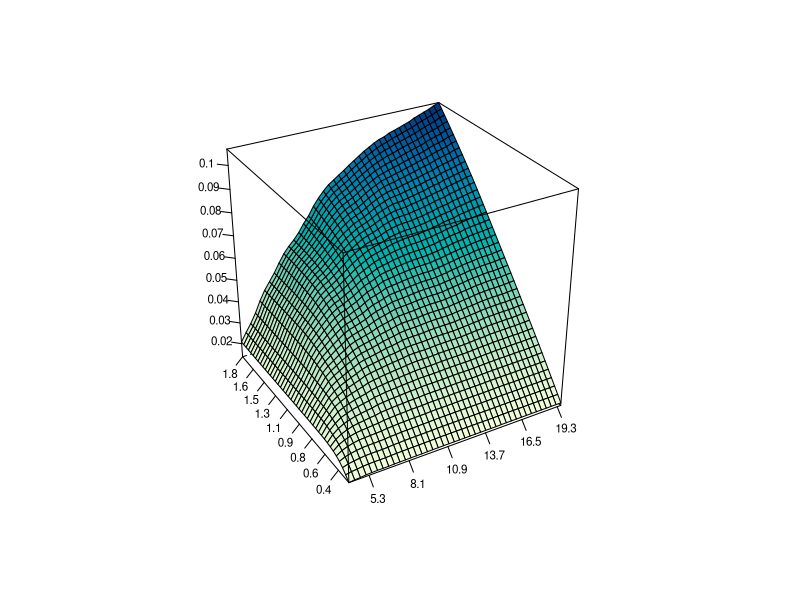

Write the R code that produced this figure.
#----------------------------------------------------------------------------
# Book:         STF
#----------------------------------------------------------------------------
# See also:     BondOnlyCoupon, Burrrnd, mixexprnd, simHPP, simNHPP, Paretornd,
#               simNHPPALP
#----------------------------------------------------------------------------
# Quantlet:     STFcat05
#----------------------------------------------------------------------------
# Description:  STFcat05 plots the CAT bond price, for the bond paying only 
#               coupons, for the Burr claim amounts and a non-homogeneous Poisson 
#               process governing the flow of losses.
#----------------------------------------------------------------------------
# Author:       Awdesch Melzer 20130629
#----------------------------------------------------------------------------

rm(list=ls(all=TRUE))
graphics.off()


########################## SUBROUTINES ##########################

BondOnlyCoupon = function(C,D,T,r,lambda,parlambda,distr,params,Tmax,N){
#             computes price of the CAT bond paying only coupons for the given 
#             claim amount distribution and the non-homogeneous 
#             Poisson process governing the flow of losses 
#----------------------------------------------------------------------------
# y = BondOnlyCoupon(C,D,T,r,lambda,parlambda,distr,params,Tmax,N)
#----------------------------------------------------------------------------
# Input:       
# Parameter:  C
# Definition: scalar, coupon payments (cease at the threshold time or Tmax)
# Parameter:  D
# Definition: n1 x 1 vector, threshold level 
# Parameter:  T
# Definition: n2 x 1 vector, time to expiry 
# Parameter:  r
# Definition: scalar, continuously-compounded discount rate
# Parameter:  lambda
# Definition: scalar, intensity function,
#             if lambda=0, a sine function
#             if lambda=1, a linear function
#             if lambda=2, a sine square function
# Parameter:  parlambda
# Definition: n x 1 vector, parameters of the intensity function lambda
#             (n=2 for lambda=1, n=3 otherwise)
# Parameter:  distrib
# Definition: string, claim size distribution
# Parameter:  params
# Definition: n x 1 vector, parameters of the claim size distribution
#             n = 1 (exponential)
#             n = 2 (gamma, lognormal, Pareto, Weibull)
#             n = 3 (Burr, mixofexps)
# Parameter:  Tmax
# Definition: scalar, time horizon
# Parameter:  N
# Definition: scalar, number of trajectories
#----------------------------------------------------------------------------
# Output:     
# Parameter:  y
# Definition: m x 3 matrix, the first column are times to bond's expiration,
#             the second threshold levels and the third corresponding prices of the bond
#----------------------------------------------------------------------------

  if(lambda != 0 && lambda != 1 && lambda!=2){
  	stop("BondOnlyCoupon: Lambda must be either 0,1 or 2.")
  }
  if(length(C) !=1){
  	stop("BondOnlyCoupon: coupon payments C needs to be a scalar")
  }
  if(length(r) !=1){
  	stop("BondOnlyCoupon: discount rate needs to be a scalar")
  }
  if(length(D)==1){
  	stop("BondOnlyCoupon: threshold level D needs to be a vector ")
  }
  if(length(T)==1){
  	stop("BondOnlyCoupon: time to expiry T needs to be a vector ")
  }
  x  = simNHPPALP(lambda,parlambda,distr,params,Tmax,N)
  Tl = length(T)
  Dl = length(D)
  y  = matrix(0,Tl*Dl,3)
  i  = 1 #loop (times to maturity)
  j  = 1 #loop (treshold levels)
  k  = 1 #loop (trajectories)
  wyn= 0
  while(i<=Tl){
    while(j<=Dl){
      while(k<=N){
        traj  = cbind(x[,k,1],x[,k,2])
        if (traj[length(traj[which(traj[,1]<=T[i]),1]),2]<=D[j]){
          wyn = wyn + (1-exp(-r*T[i]))/r
        }else{
          wyn = wyn + (1-exp(-r*traj[length(traj[which(traj[,2]<=D[j])]),1]))/r
        }
        k = k + 1
      }
      y[(i-1)*Dl+j,1] = T[i]
      y[(i-1)*Dl+j,2] = D[j]
      y[(i-1)*Dl+j,3] = C*wyn/N 
      wyn = 0
      k   = 1
      j   = j+1
    }
    j = 1
    i = i + 1
  }
  return(y)
}

Burrrnd = function(alpha,lambda,tau,n,m){
#BURRRND Random arrays from Burr distribution.
# ---------------------------------------------------------------------
#   R = BURRRND(ALPHA,LAMBDA,TAU,N,M) returns an M-by-N array of random numbers 
#   chosen from the Burr distribution with parameters ALPHA, LAMBDA, TAU.
# ---------------------------------------------------------------------
#   The default values for the parameters ALPHA, LAMBDA, TAU, M, N are
#   1, 1, 2, 1, 1, respectively.
#
#   BURRRND uses the inversion method.
# ---------------------------------------------------------------------


  if (missing(m)){
    m      = 1
  }
  if (missing(n)){
    n      = 1
  }
  if (missing(tau)){
    tau    = 2
  }
  if (missing(lambda)){
    lambda = 1
  }
  if (missing(alpha)){
    alpha  = 1
  }
   u = matrix(0,n,m)
   for (i in 1:m){
   	   u[,i] = (lambda*(runif(n,0,1)^(-1/alpha)-1))^(1/tau)
   }
   y = u
return(y)
}

mixexprnd = function(p,beta1,beta2,n,m){
#MIXEXPRND Random arrays from the mixed exponential distribution.
# ---------------------------------------------------------------------
#   Y = MIXEXPRND(P,BETA1,BETA2,N,M) returns an M-by-N array of random numbers 
#   chosen from the mixed exponential distribution with parameters P, BETA1, BETA2.
# ---------------------------------------------------------------------
#   The default values for A, BETA1, BETA2, N, M are 0.5, 1, 2, 1, 1,
#   respectively.
#
#   MIXEXPRND uses the exponential number generator.
# ---------------------------------------------------------------------

  if (missing(p)){
      p     = 0.5
  }
  if (missing(beta1)){
      beta1 = 1
  }
  if (missing(beta2)){
      beta2 = 2
  }
  y   = rexp(n*m,rate=(1/beta2))
  aux = which(runif(n*m,0,1)<=p)  

      if(!missing(aux)){
          y[aux]=rexp(length(aux),1/beta1)
      }

  y=matrix(y,n,m);
  return(y)
  }

simHPP = function(lambda,T,N){
# SIMHPP Homogeneous Poisson process.
# ---------------------------------------------------------------------
#       Y = SIMHPP(lambda,T,N) generates N trajectories of the
#       homogeneous Poisson process with intensity LAMBDA. T is the time
#       horizon. 
# ---------------------------------------------------------------------

if(lambda <= 0 || length(lambda)!=1){
 	stop("simHPP: Lambda must be a positive scalar.")
 }
 if(T <= 0 || length(T)!=1){
 	stop("simHPP: T must be a positive scalar.")
 }
 if(N <= 0 || length(N)!=1){
 	stop("simHPP: N must be a positive scalar.")
 }
  EN      = rpois(N,lambda*T)
  ym      = matrix(T,2*max(EN)+2,N)
  tmp     = array(0,c(2*max(EN)+2,N,2))
  y       = tmp
  y[,,1] = ym
  y[,,2] = matrix(1,2*max(EN)+2,1)%*%t(EN)

  i=1
  while(i<=N){
    if(EN[i]>0){
    	ttmp = c(sort(T*runif(EN[i])))
    	y[1:(2*EN[i]+1),i,1] = c(0,ttmp[ceiling((1:(2*EN[i]))/2)])
    }else{
        y[1,i,1]             = 0
    }
    y[1:(2*EN[i]+2),i,2] = c(0,floor((1:(2*EN[i]))/2),EN[i])
    i=i+1
  }
return(y)
}

simNHPP = function(lambda,parlambda,T,N){
  	
# SIMNHPP Non-homogeneous Poisson process.
# ---------------------------------------------------------------------
#       Y = SIMNHPP(lambda,parlambda,T,N) generates N trajectories of the
#       non-homogeneous Poisson process with intensity specified by LAMBDA
#       (0 - sine function, 1 - linear function, 2 - sine square function)
#       with paramters in PARLAMBDA. T is the time horizon. The function
#       usues thining method.
# ---------------------------------------------------------------------

	# lambda: scalar, intensity function, sine function (lambda=0), linear function (lambda=1) or sine square function (lambda=2) 
    # parlambda: n x 1 vector, parameters of the intensity function lambda (n=2 for lambda=1, n=3 otherwise)
	# T: scalar, time horizon
	# N: scalar, number of trajectories
	 a = parlambda[1]
	 b = parlambda[2]
   if (lambda==0){
	 d = parlambda[3]
    JM = simHPP(a+b,T,N)
} else if(lambda==1){
    JM = simHPP(a+b*T,T,N)
} else if (lambda==2){
	d = parlambda[3]
	JM = simHPP(a+b*T,T,N)
	}
	rjm = nrow(JM)
	 yy = array(0,c(rjm,N,2))
	 yy[,,1]= matrix(T,nrow=rjm,ncol=N)

i=1
  maxEN=0
  while(i<=N){
    pom = JM[,i,1][JM[,i,1]<T]
    pom = pom[2*(1:(length(pom)/2))]
      R = runif(NROW(pom))
   if (lambda==0){
	lambdat = (a+b*sin(2*pi*(pom+d)))/(a+b)
} else {
   if (lambda==1){
    lambdat = (a+b*pom)/(a+b*T)
} else { 
   if (lambda==2){
	lambdat = (a+b*sin(2*pi*(pom+d))^2)/(a+b)
	}}}
    pom = pom[R<lambdat]
     EN = NROW(pom)
  maxEN = max(maxEN,EN)
  yy[1:(2*EN+1),i,1] = c(0,rep(pom,each=2))
  yy[2:(2*EN),i,2] = c(floor((1:(2*EN-1))/2))
  yy[(2*EN+1):rjm,i,2] = matrix(EN,nrow=rjm-2*EN,ncol=1)
    i=i+1
    }
     yy = yy[1:(2*maxEN+2),,]
     return(yy)
}

Paretornd = function(alpha,lambda,n,m){
#PARETORND Random arrays from Pareto distribution.
# ---------------------------------------------------------------------
#   Y = PARETORND(ALPHA,LAMBDA,N,M) returns an M-by-N array of random numbers 
#   chosen from the Pareto distribution with parameters ALPHA, LAMBDA.
#
#   The default values for ALPHA, LAMBDA, N, M 1, 1, 1, 1, respectively.
#
#   PARETORND uses the inversion method.
# ---------------------------------------------------------------------

  if (missing(m)){
    m      = 1
  }
  if (missing(n)){
    n      = 1
  }
  if (missing(lambda)){
    lambda = 1
  }
  if (missing(alpha)){
    alpha  = 1
  }
  u = matrix(0,n,m)
  for (i in 1:m){
  	u[,i] = lambda*(runif(n,0,1)^(-1/alpha)-1)
  }
  y = u
  return(y)
}

simNHPPALP = function(lambda,parlambda,distrib,params,T,N){
# generates aggregate loss process driven by the non-homogeneous Poisson process.
# ---------------------------------------------------------------------
# y = simNHPPALP(lambda,parlambda,distrib,params,T,N)
# ---------------------------------------------------------------------
# Output:      
# Parameter:   y
# Definition:  2*max+2 x N x 2 array, generated process - max is the maximum number of jumps for all generated trajectories
# ---------------------------------------------------------------------
# Input:       
# Parameter:   lambda
# Definition:  scalar, intensity function, sine function (lambda=0), linear function (lambda=1) or sine square function (lambda=2)
# Parameter:   parlambda
# Definition:  n x 1 vector, parameters of the intensity function lambda
#              (n=2 for lambda=1, n=3 otherwise)
# Parameter:   distrib
# Definition:  string, claim size distribution
# Parameter:   params
# Definition:  n x 1 vector, parameters of the claim size distribution
#              n = 1 (exponential)
#              n = 2 (gamma, lognormal, Pareto, Weibull)
#              n = 3 (Burr, mixofexps)
# Parameter:   T
# Definition:  scalar, time horizon
# Parameter:   N
# Definition:  scalar, number of trajectories
# ---------------------------------------------------------------------
  
  if(lambda != 0 && lambda != 1 && lambda!=2){
  	stop("simNHPPALP: Lambda must be either 0,1 or 2.")
  }
  if(T <= 0 || (length(T))!=1){
  	stop("simNHPPALP: T must be a positive scalar.")
  }
  if(N <= 0 || (length(N))!=1){
  	stop("simNHPPALP: N must be a positive scalar.")
  }
  if(length(parlambda)!=3 && (lambda)!=1){
  	stop("simNHPPALP: for lambda 0 or 2, parlambda must be a 3 x 1 vector.")
  }
  if(length(parlambda)!=2 && (lambda)==1){
  	stop("simNHPPALP: for lambda 1, parlambda must be a 2 x 1 vector.")
  }
  if((distrib=="Burr" || distrib=="mixofexps") && (length(params))!=3){
  	stop("simNHPPALP: for Burr and mixofexps distributions, params must be a 3 x 1 vector.")
  }
  if((distrib=="gamma" || distrib=="lognormal"|| distrib=="Pareto" || distrib=="Weibull") && (length(params))!=2){
  	stop("simNHPPALP: for gamma, lognormal, Pareto and Weibull distributions, params must be a 2 x 1 vector.")
  }
  if(distrib=="exponential" && (length(params))!=1){
  	stop("simNHPPALP: for exponential distribution, params must be a scalar.")
  }
  if(distrib != "exponential" && distrib != "gamma" && distrib != "mixofexps" && distrib != "Weibull" && distrib != "lognormal" && distrib !="Pareto" && distrib != "Burr"){
  	stop("simNHPPALP: distribs should be: exponential, gamma, mixofexps, Weibull, lognormal, Pareto or Burr")
  }
  poisproc = simNHPP(lambda,parlambda,T,N)
  rpp      = dim(poisproc)[1]
  cpp      = dim(poisproc)[2]
  losses   = matrix(0,rpp,cpp)
  
  if (distrib=="Burr"){
    i = 1
    while(i<=N){
    	if(N==1){
            aux = min(as.matrix(which(poisproc[,1]==T))) #[1:i,])
        }else{
        	aux = min(as.matrix(which(poisproc[,i,1]==T))) #[1:i,])
        }
      if(aux>2){
        laux                  = cumsum(Burrrnd(params[1],params[2],params[3],aux/2-1,1))
        losses[3:aux,i]       = laux[ceiling((1:(aux-2))/2)]
        if(aux<rpp){
          losses[(aux+1):rpp,i] = matrix(laux[length(laux)],rpp-aux,1)
        }
      }else{
        losses[,i]=rep(0,rpp)
      }
      i=i+1
    }
  }else if(distrib=="exponential"){
    i=1
    while(i<=N){
        if(N==1){
            aux = min(as.matrix(which(poisproc[,1]==T))) #[1:i,])
        }else{
        	aux = min(as.matrix(which(poisproc[,i,1]==T))) #[1:i,])
        }
      if(aux>2){
        laux = cumsum(rexp(aux/2-1,rate=1/params[1]))
        losses[3:aux,i]=laux[ceiling((1:aux-2)/2)]
        if(aux<rpp){
          losses[(aux+1):rpp,i]=matrix(laux[length(laux)],rpp-aux,1)
        }
      }else{
        losses[,i]=rep(0,rpp)
      }
      i=i+1
    }
  }else if(distrib=="gamma"){
    i=1
    while(i<=N){
    	if(N==1){
            aux = min(as.matrix(which(poisproc[,1]==T))) #[1:i,])
        }else{
        	aux = min(as.matrix(which(poisproc[,i,1]==T))) #[1:i,])
        }
      if(aux>2){
        laux = cumsum(rgamma(aux/2-1,shape=params[1],rate=params[2],scale=(1/params[2])))
        losses[3:aux,i] = laux[ceiling((1:aux-2)/2)]
        if(aux<rpp){
          losses[(aux+1):rpp,i] = matrix(laux[length(laux)],rpp-aux,1)
        }
      }else{
        losses[,i] = rep(0,rpp)
      }
      i=i+1
    }
  }else if(distrib=="lognormal"){
    i=1
    while(i<=N){
    	if(N==1){
            aux = min(as.matrix(which(poisproc[,1]==T))) #[1:i,])
        }else{
        	aux = min(as.matrix(which(poisproc[,i,1]==T))) #[1:i,])
        }
      if(aux>2){
        laux = cumsum(rlnorm(aux/2-1,meanlog=params[1],sdlog=params[2]))
        losses[3:aux,i] = laux[ceiling((1:(aux-2))/2)]
        if(aux<rpp){
          losses[(aux+1):rpp,i] = matrix(laux[length(laux)],rpp-aux,1)
        }
      }else{
        losses[,i] = rep(0,rpp)
      }
      i=i+1
    }
  }else if(distrib=="mixofexps"){
    i=1
    while(i<=N){
    	if(N==1){
            aux = min(as.matrix(which(poisproc[,1]==T))) #[1:i,])
        }else{
        	aux = min(as.matrix(which(poisproc[,i,1]==T))) #[1:i,])
        }
      if(aux>2){
        laux = cumsum(mixexprnd(params[3],params[1],params[2],aux/2-1,1))
        losses[3:aux,i] = laux[ceiling((1:(aux-2))/2)]
        if(aux<rpp){
          losses[(aux+1):rpp,i] = matrix(laux[length(laux)],rpp-aux,1)
        }
      }else{
        losses[,i] = rep(0,rpp)
      }
      i=i+1
    }
  }else if(distrib=="Pareto"){
    i=1
    while(i<=N){
    	if(N==1){
            aux = min(as.matrix(which(poisproc[,1]==T))) #[1:i,])
        }else{
        	aux = min(as.matrix(which(poisproc[,i,1]==T))) #[1:i,])
        }
      if(aux>2){
        laux=cumsum(Paretornd(params[1],params[2],aux/2-1,1))
        losses[3:aux,i] = laux[ceiling((1:(aux-2))/2)]
        if(aux<rpp){
          losses[(aux+1):rpp,i] = matrix(laux[length(laux)],rpp-aux,1)
        }
      }else{
        losses[,i] = rep(0,rpp)
      }
      i=i+1
    }
  }else if(distrib=="Weibull"){
    i=1
    while(i<=N){
    	if(N==1){
            aux = min(as.matrix(which(poisproc[,1]==T))) #[1:i,])
        }else{
        	aux = min(as.matrix(which(poisproc[,i,1]==T))) #[1:i,])
        }
      if(aux>2){
        laux=cumsum(rweibull(aux/2-1,scale=params[1]^(-1/params[2]),shape=params[2]))
        losses[3:aux,i] = laux[ceiling((1:(aux-2))/2)]
        if(aux<rpp){
          losses[(aux+1):rpp,i] = matrix(laux[length(laux)],rpp-aux,1)
        }
      }else{
        losses[,i] = rep(0,rpp)
      }
      i=i+1
    }
  }
  if(N==1){
  	y     = array(0,dim(poisproc))
    y[,1] = poisproc[,1]
    y[,2] = losses[,1]
  }else{
  	y     = array(0,dim(poisproc))
  	y[,,1] = poisproc[,,1]
    y[,,2] = losses
  }
  return(y)
  }

########################## MAIN PROGRAM ##########################



#parlambda = 34.2 # HPP
parlambda = c(35.32,2.32*2*pi,-0.2) # NHPP1
#parlambda = c(35.22,0.224,-0.16) # NHPP2
distr     = "Burr"  # "lognormal"
#params = c(18.3806,1.1052) # lognormal
params    = c(0.4801,3.9495*1e16,2.1524) # Burr

data      = read.table("ncl.dat")
A         = mean(data[,3])*(34.2/4)

C         = 0.06

na        = 41 # default 41
D         = seq(A,length=na,by=(12*A-A)/(na-1))
B         = 0.25
nb        = 41 # default 41
T         = seq(B,length=nb,by=(8*B-B)/(nb-1))
Tmax      = max(T)
lambda    = 0

N         = 100 # default 1000
r         = log(1.025)
d1        = BondOnlyCoupon(C,D,T,r,lambda,parlambda,distr,params,Tmax,N)
y         = d1[,1]
x         = d1[,2]/1e9
z         = d1[,3]
data=data.frame(cbind(x,y,z))

require(lattice)

par.set = list(axis.line = list(col = "transparent"),clip = list(panel = "off"))
wireframe(z~x+y, data=data, screen = list(z = 30, x = -60),
drape = TRUE,colorkey=F,ticktype="detailed",
  scales = list(arrows=FALSE,col="black",distance=1,tick.number=8,cex=.7,
       x = list(labels=round(seq(min(x),max(x),length=11),1)),
       y = list(labels=round(seq(min(y),max(y),length=11),1)),
       z = list(labels=round(seq(min(z),max(z),length=11),2))),
    xlab = list("",rot=30,cex=1.2),
    ylab = list("",rot=-40,cex=1.2),
    zlab = list("",rot=95,cex=1.1),par.settings = par.set)
